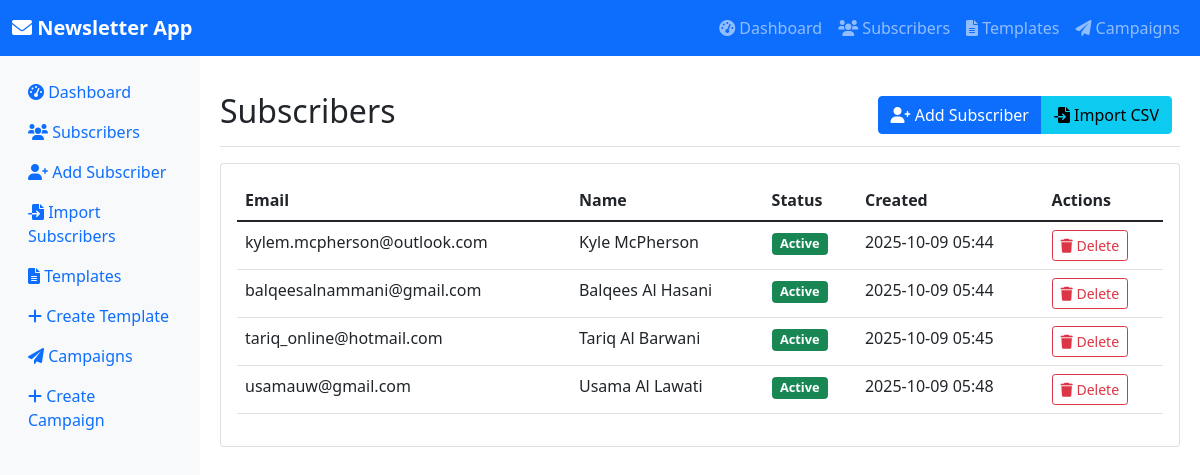
/subscribers, run on the app's committed database.
### models.py (models this page shows, shortened)
class Subscriber(db.Model):
    id = db.Column(db.Integer, primary_key=True)
    email = db.Column(db.String(255), unique=True, nullable=False, index=True)
    name = db.Column(db.String(255), nullable=True)
    is_active = db.Column(db.Boolean, default=True, nullable=False)
    created_at = db.Column(db.DateTime, default=datetime.utcnow, nullable=False)
    updated_at = db.Column(db.DateTime, default=datetime.utcnow, onupdate=datetime.utcnow)

### app.py (the view)
@app.route('/subscribers')
def subscribers():
    page = request.args.get('page', 1, type=int)
    subscribers = Subscriber.query.paginate(page=page, per_page=50, error_out=False)
    return render_template('subscribers.html', subscribers=subscribers)

### templates/subscribers.html (shortened to what this page needs)
{% extends "base.html" %}
{% block content %}
<div class="d-flex justify-content-between flex-wrap flex-md-nowrap align-items-center pt-3 pb-2 mb-3 border-bottom">
    <h1 class="h2">Subscribers</h1>
    <div class="btn-toolbar mb-2 mb-md-0">
        <div class="btn-group me-2">
            <a href="{{ url_for('add_subscriber') }}" class="btn btn-primary">
                <i class="fas fa-user-plus"></i> Add Subscriber
            </a>
            <a href="{{ url_for('import_subscribers') }}" class="btn btn-info">
                <i class="fas fa-file-import"></i> Import CSV
            </a>
        </div>
    </div>
</div>
{% if subscribers.items %}
<div class="card">
    <div class="card-body">
        <div class="table-responsive">
            <table class="table table-hover">
                <thead>
                    <tr>
                        <th>Email</th>
                        <th>Name</th>
                        <th>Status</th>
                        <th>Created</th>
                        <th>Actions</th>
                    </tr>
                </thead>
                <tbody>
                    {% for subscriber in subscribers.items %}
                    <tr>
                        <td>{{ subscriber.email }}</td>
                        <td>{{ subscriber.name or '-' }}</td>
                        <td>
                            {% if subscriber.is_active %}
                            <span class="badge bg-success status-badge">Active</span>
                            {% else %}
                            <span class="badge bg-secondary status-badge">Inactive</span>
                            {% endif %}
                        </td>
                        <td>{{ subscriber.created_at.strftime('%Y-%m-%d %H:%M') }}</td>
                        <td>
                            <a href="{{ url_for('delete_subscriber', id=subscriber.id) }}"
                                class="btn btn-sm btn-outline-danger btn-action"
                                onclick="return confirm('Are you sure you want to delete this subscriber?')">
                                <i class="fas fa-trash"></i> Delete
                            </a>
                        </td>
                    </tr>
                    {% endfor %}
                </tbody>
            </table>
        </div>
    </div>
</div>
{% endif %}
{% endblock %}

### templates/base.html (style rules this page uses)
.status-badge { font-size: 0.8rem; }
.table-responsive { border-radius: 0.5rem; overflow: hidden; }
.btn-action { padding: 0.25rem 0.5rem; font-size: 0.875rem; }

### data on the page
Subscriber: email "kylem.mcpherson@outlook.com", name "Kyle McPherson", is_active "Active", created_at "2025-10-09 05:44"
Subscriber: email "balqeesalnammani@gmail.com", name "Balqees Al Hasani", is_active "Active", created_at "2025-10-09 05:44"
Subscriber: email "tariq_online@hotmail.com", name "Tariq Al Barwani", is_active "Active", created_at "2025-10-09 05:45"
Subscriber: email "usamauw@gmail.com", name "Usama Al Lawati", is_active "Active", created_at "2025-10-09 05:48"
